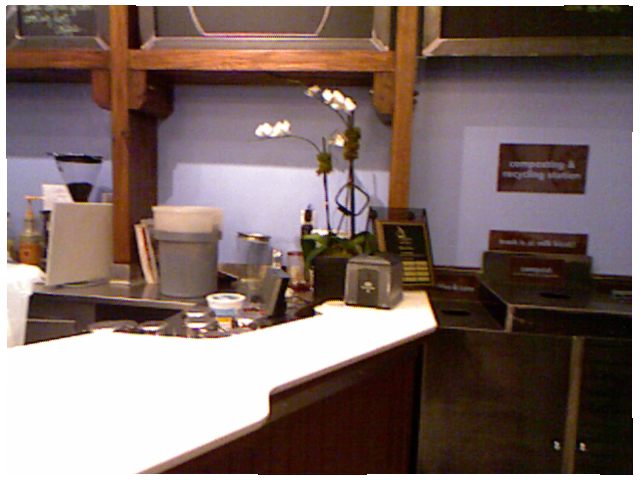
#> input picture 第四十 四讲/1.png, 640 x 480 px
$ python '降噪.py'
#> lines starting #> are read from the running program, lines starting #| are printed output that depends on the picture
#> further down, img is the input picture: shape (480, 640, 3); mean B, G, R 103.3, 108, 126.7
### 第四十 四讲/imnoise.py
import cv2
import numpy as np
import random as r
# [8 lines left out: function sp, not called in this run]
def gauss(src,means=0,sigma=1):
#> called with means = 0, sigma = 20
    a=src.copy()
    rows=a.shape[0]
#> rows = 480
    cols=a.shape[1]
#> cols = 640
    for i in range(rows):
        for j in range(cols):
            g=r.gauss(means,sigma)
            r1=np.where((g+a[i,j])>255,255,(g+a[i,j]))
            r2=np.where(r1<0,0,r1)
            a[i,j]=np.round(r2)
    return a

### 第四十 四讲/降噪.py
import numpy as np
import cv2
from matplotlib import pyplot as plt
#这个imnoise是我自己封装起来的一个库
import imnoise
# img = cv2.imread('die.png')
img = cv2.imread('1.png')
img = imnoise.gauss(img, 0, 20)
dst = cv2.fastNlMeansDenoisingColored(img, None, 10, 10, 7, 21)
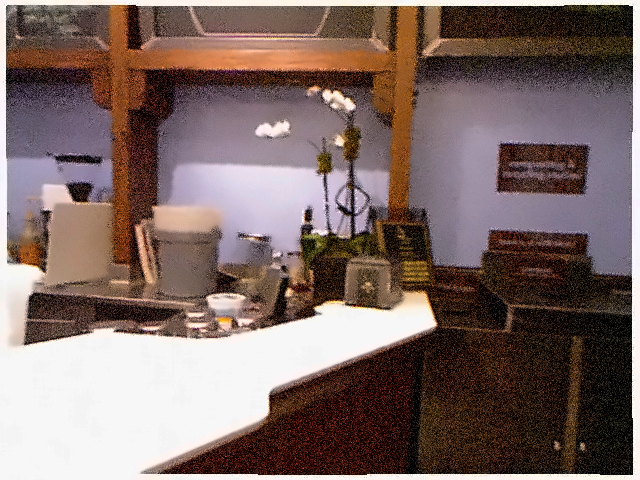
#> dst: shape (480, 640, 3); mean B, G, R 102.1, 106.6, 126.1
img = cv2.cvtColor(img, cv2.COLOR_BGR2RGB)
dst = cv2.cvtColor(dst, cv2.COLOR_BGR2RGB)
plt.subplot(121), plt.imshow(img)
plt.subplot(122), plt.imshow(dst)
plt.show()
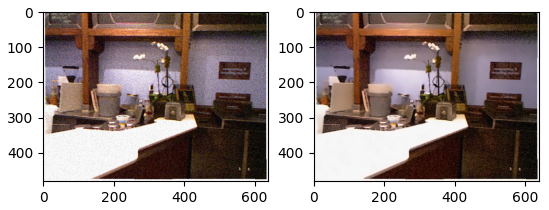
#> figure drawn by matplotlib, 2 panels
